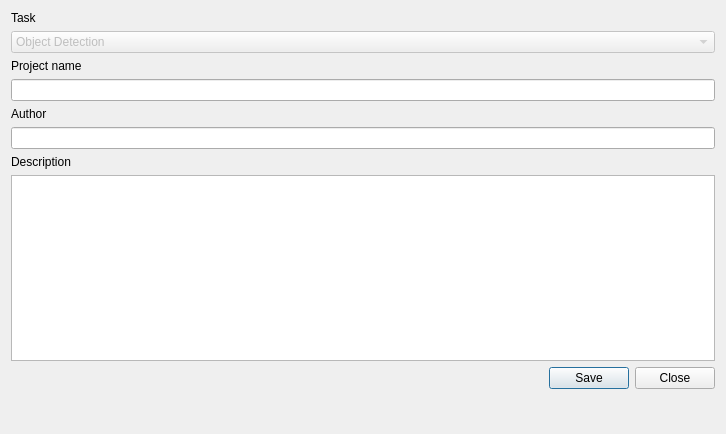
<?xml version="1.0" encoding="UTF-8"?>
<ui version="4.0">
 <class>project_dialog</class>
 <widget class="QDialog" name="project_dialog">
  <property name="geometry">
   <rect>
    <x>0</x>
    <y>0</y>
    <width>726</width>
    <height>434</height>
   </rect>
  </property>
  <property name="windowTitle">
   <string>Dialog</string>
  </property>
  <layout class="QGridLayout" name="gridLayout_2">
   <item row="0" column="0">
    <layout class="QVBoxLayout" name="verticalLayout_2">
     <item>
      <widget class="QLabel" name="label">
       <property name="text">
        <string>Task</string>
       </property>
      </widget>
     </item>
     <item>
      <widget class="QComboBox" name="task_combobox">
       <property name="enabled">
        <bool>false</bool>
       </property>
       <item>
        <property name="text">
         <string>Object Detection</string>
        </property>
       </item>
      </widget>
     </item>
     <item>
      <widget class="QLabel" name="label_2">
       <property name="text">
        <string>Project name</string>
       </property>
      </widget>
     </item>
     <item>
      <widget class="QLineEdit" name="name_edit"/>
     </item>
     <item>
      <widget class="QLabel" name="label_3">
       <property name="text">
        <string>Author</string>
       </property>
      </widget>
     </item>
     <item>
      <widget class="QLineEdit" name="author_edit"/>
     </item>
     <item>
      <widget class="QLabel" name="label_4">
       <property name="text">
        <string>Description</string>
       </property>
      </widget>
     </item>
     <item>
      <widget class="QPlainTextEdit" name="description_edit"/>
     </item>
     <item>
      <layout class="QHBoxLayout" name="horizontalLayout">
       <item>
        <spacer name="horizontalSpacer">
         <property name="orientation">
          <enum>Qt::Horizontal</enum>
         </property>
         <property name="sizeHint" stdset="0">
          <size>
           <width>40</width>
           <height>20</height>
          </size>
         </property>
        </spacer>
       </item>
       <item>
        <widget class="QPushButton" name="save_button">
         <property name="text">
          <string>Save</string>
         </property>
        </widget>
       </item>
       <item>
        <widget class="QPushButton" name="close_button">
         <property name="text">
          <string>Close</string>
         </property>
        </widget>
       </item>
      </layout>
     </item>
     <item>
      <spacer name="verticalSpacer">
       <property name="orientation">
        <enum>Qt::Vertical</enum>
       </property>
       <property name="sizeHint" stdset="0">
        <size>
         <width>20</width>
         <height>40</height>
        </size>
       </property>
      </spacer>
     </item>
    </layout>
   </item>
  </layout>
 </widget>
 <resources>
  <include location="../../../resources/resources.qrc"/>
 </resources>
 <connections/>
</ui>
